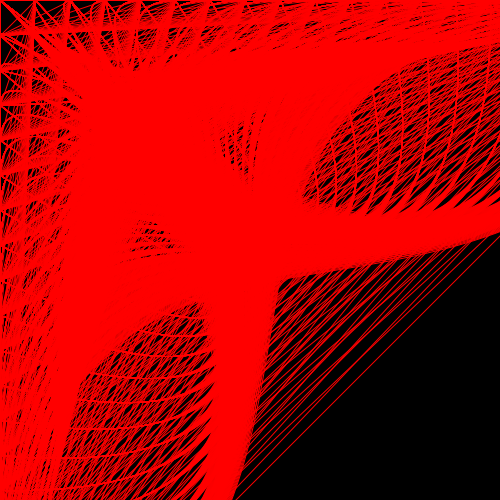
Frame 1 (no input)
Frame 60 (the mouse pressed at the canvas centre just before this capture): identical to frame 1, image omitted
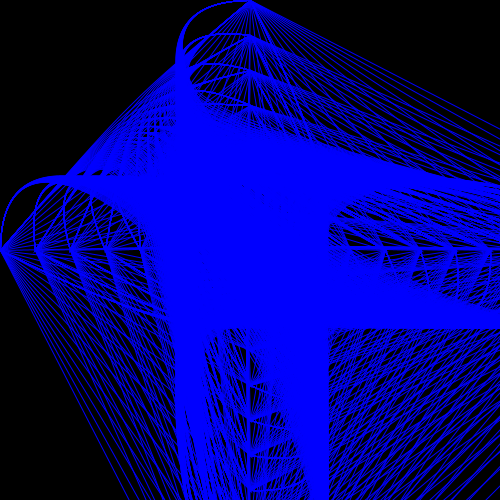
Frame 120 (the mouse held since frame 60 and released just before this capture)

The Processing sketch that drew these frames (run headless with seeded random() and noise(); from frame 60 on, the mouse is pressed at the canvas centre):

// Processing sketch: processing_33282
// ── processing_33282.pde

void setup() {

  size(500,500);
  noFill();
  smooth();
}

void draw() {
  background(0);

  for(int i=0; i<width+250;i+=35) {
    for(int j=0; j<height+250; j+=35) {
      
//Color makers, if else if else if else***

      if ((mouseX<width/2)&&(mouseY<height/2)){
        stroke(255,0,0);
      }
      else if ((mouseX>width/2)&&(mouseY<height/2)){
        stroke(0,255,0);
      }
      else if ((mouseX<width/2)&&(mouseY>height/2)){
        stroke(255,255,0);
      }
      else{
        stroke(0,0,255);
      }
   
      beginShape();
        vertex(i,mouseY);
        bezierVertex(130,100,130,100,mouseX,j);
        bezierVertex(500,500,0,0,i,mouseY);
        bezierVertex(500,500,0,0,mouseX,j);
      endShape(CLOSE);
//      triangle(i,j+20,i+10,j,i+20,j+20);
    }
  }
}

//creating a for loop within another is useful in making continuous patterns
//the inside for loop with a j makes a column of circles/triangles
//the outside look with the i makes a row
//the inside loop makes a column of shapes till it hits height+5
//then it comes out of the loop, goes to the i loop
//which bumps up i by 25, so it moves over 25px to the right
//goes to the j loop and starts making a column of shapes at
//x coordinate 25px and y coordinate is constantly incrementing by 25
